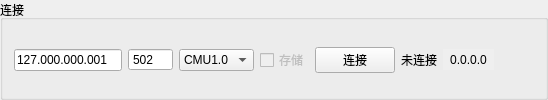
    <widget class="QGroupBox" name="groupBox_3">
     <property name="sizePolicy">
      <sizepolicy hsizetype="Preferred" vsizetype="Fixed">
       <horstretch>0</horstretch>
       <verstretch>0</verstretch>
      </sizepolicy>
     </property>
     <property name="title">
      <string>连接</string>
     </property>
     <property name="flat">
      <bool>true</bool>
     </property>
     <property name="checkable">
      <bool>false</bool>
     </property>
     <layout class="QHBoxLayout" name="horizontalLayout">
      <property name="topMargin">
       <number>5</number>
      </property>
      <property name="bottomMargin">
       <number>2</number>
      </property>
      <item>
       <widget class="QLineEdit" name="connectIP">
        <property name="toolTip">
         <string>输入IP地址</string>
        </property>
        <property name="inputMask">
         <string>000.000.000.000</string>
        </property>
        <property name="text">
         <string>127.000.000.001</string>
        </property>
        <property name="maxLength">
         <number>15</number>
        </property>
       </widget>
      </item>
      <item>
       <widget class="QSpinBox" name="spinBoxPort">
        <property name="contextMenuPolicy">
         <enum>Qt::NoContextMenu</enum>
        </property>
        <property name="frame">
         <bool>true</bool>
        </property>
        <property name="buttonSymbols">
         <enum>QAbstractSpinBox::NoButtons</enum>
        </property>
        <property name="maximum">
         <number>65535</number>
        </property>
        <property name="value">
         <number>502</number>
        </property>
       </widget>
      </item>
      <item>
       <widget class="QComboBox" name="cbProtocol">
        <item>
         <property name="text">
          <string>CMU1.0</string>
         </property>
        </item>
        <item>
         <property name="text">
          <string>CMU2.0</string>
         </property>
        </item>
        <item>
         <property name="text">
          <string>CMU3.0</string>
         </property>
        </item>
        <item>
         <property name="text">
          <string>CMU4.0</string>
         </property>
        </item>
       </widget>
      </item>
      <item>
       <widget class="QCheckBox" name="checkBox">
        <property name="enabled">
         <bool>false</bool>
        </property>
        <property name="text">
         <string>存储</string>
        </property>
       </widget>
      </item>
      <item>
       <widget class="QPushButton" name="tbtnConnect">
        <property name="cursor">
         <cursorShape>PointingHandCursor</cursorShape>
        </property>
        <property name="text">
         <string>连接</string>
        </property>
       </widget>
      </item>
      <item>
       <widget class="QLabel" name="labelStatus">
        <property name="sizePolicy">
         <sizepolicy hsizetype="Preferred" vsizetype="Preferred">
          <horstretch>0</horstretch>
          <verstretch>0</verstretch>
         </sizepolicy>
        </property>
        <property name="font">
         <font>
          <italic>false</italic>
          <bold>false</bold>
         </font>
        </property>
        <property name="frameShape">
         <enum>QFrame::NoFrame</enum>
        </property>
        <property name="text">
         <string>未连接</string>
        </property>
        <property name="textFormat">
         <enum>Qt::PlainText</enum>
        </property>
        <property name="scaledContents">
         <bool>false</bool>
        </property>
       </widget>
      </item>
      <item>
       <widget class="QToolButton" name="btnVer">
        <property name="autoFillBackground">
         <bool>true</bool>
        </property>
        <property name="text">
         <string>0.0.0.0</string>
        </property>
        <property name="autoExclusive">
         <bool>false</bool>
        </property>
        <property name="popupMode">
         <enum>QToolButton::InstantPopup</enum>
        </property>
        <property name="toolButtonStyle">
         <enum>Qt::ToolButtonTextOnly</enum>
        </property>
        <property name="autoRaise">
         <bool>true</bool>
        </property>
        <property name="arrowType">
         <enum>Qt::NoArrow</enum>
        </property>
       </widget>
      </item>
      <item>
       <spacer name="horizontalSpacer_3">
        <property name="orientation">
         <enum>Qt::Horizontal</enum>
        </property>
        <property name="sizeHint" stdset="0">
         <size>
          <width>40</width>
          <height>20</height>
         </size>
        </property>
       </spacer>
      </item>
     </layout>
    </widget>
